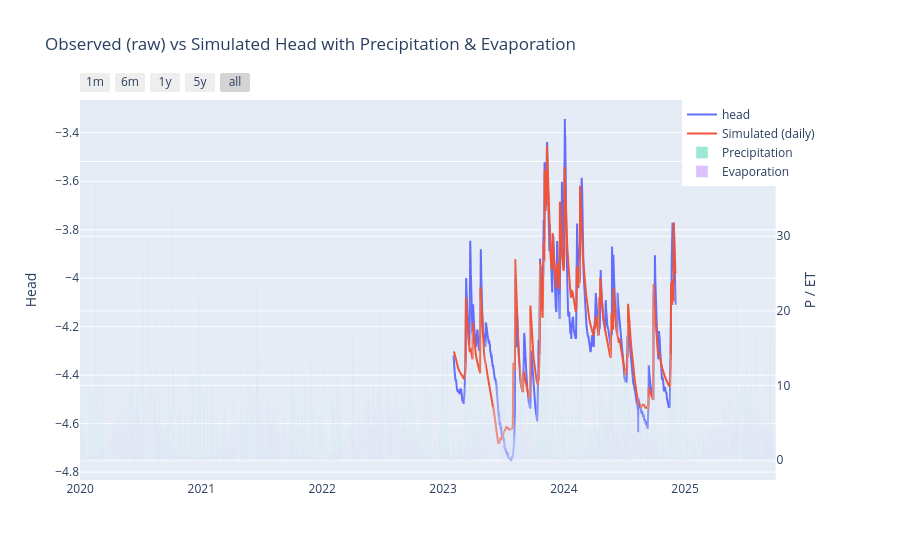

Write notebook code for a chart like this one.
### Code cell
import pandas as pd
import plotly.graph_objects as go
from plotly.subplots import make_subplots
# import plotly.io as pio
# pio.renderers.default = "browser"  # optional

# --- Prepare series -----------------------------------------------------------
# Observed (hourly/irregular) and simulated (daily)
#obs_raw = (df_head.select_dtypes("number").iloc[:, 0] if hasattr(df_head, "select_dtypes") else df_head).rename("Observed (raw)")
obs_raw = df_head
sim = simulated_series.rename("Simulated (daily)")

# Meteo (usually daily)
prec = df_prec.rename("Precipitation")
evap = df_evap.rename("Evaporation")

# Optional: drop completely empty rows to avoid warnings when plotting
# prec, evap = prec.dropna(), evap.dropna()
# obs_raw, sim = obs_raw.dropna(), sim.dropna()

# --- Build figure with secondary y-axis --------------------------------------
fig = make_subplots(specs=[[{"secondary_y": True}]])

# Heads (left y-axis)
fig.add_trace(go.Scatter(x=obs_raw.index, y=obs_raw.values, mode="lines", name=obs_raw.name), secondary_y=False)
fig.add_trace(go.Scatter(x=sim.index,     y=sim.values,     mode="lines", name=sim.name),     secondary_y=False)

# Meteo on secondary axis (right y-axis)
fig.add_trace(
    go.Bar(x=prec.index, y=prec.values, name=prec.name, opacity=0.4),
    secondary_y=True
)
fig.add_trace(
    go.Bar(x=evap.index, y=evap.values, name=evap.name, opacity=0.4),
    secondary_y=True
)

# --- Layout -------------------------------------------------------------------
fig.update_layout(
    title="Observed (raw) vs Simulated Head with Precipitation & Evaporation",
    hovermode="x unified",
    bargap=0.0,  # bars touch day-to-day
    xaxis=dict(
        type="date",
        rangeslider=dict(visible=False),
        rangeselector=dict(buttons=[
            dict(count=1,  label="1m", step="month", stepmode="backward"),
            dict(count=6,  label="6m", step="month", stepmode="backward"),
            dict(count=1,  label="1y", step="year",  stepmode="backward"),
            dict(count=5,  label="5y", step="year",  stepmode="backward"),
            dict(step="all"),
        ])
    ),
    legend=dict(x=1, y=1, xanchor="right", yanchor="top"),  # top-right
)

fig.update_yaxes(title_text="Head", secondary_y=False)
fig.update_yaxes(title_text="P / ET", secondary_y=True)

fig.show()

### Figure 1 — Plotly figure (JSON) as saved in the notebook; plotly's stock layout.template omitted (floating-point values rounded to 4 significant figures; data arrays with more than 128 entries replaced by an {"elided": "..."} marker saying what was removed)
{"data": [{"mode": "lines", "name": "head", "type": "scatter", "x": {"elided": "16102 str values"}, "xaxis": "x", "y": {"elided": "16102 float values"}, "yaxis": "y"}, {"mode": "lines", "name": "Simulated (daily)", "type": "scatter", "x": {"elided": "671 str values"}, "xaxis": "x", "y": {"elided": "671 float values"}, "yaxis": "y"}, {"name": "Precipitation", "opacity": 0.4, "type": "bar", "x": {"elided": "2101 str values"}, "xaxis": "x", "y": {"elided": "2101 float values"}, "yaxis": "y2"}, {"name": "Evaporation", "opacity": 0.4, "type": "bar", "x": {"elided": "2101 str values"}, "xaxis": "x", "y": {"elided": "2101 float values"}, "yaxis": "y2"}], "layout": {"bargap": 0, "hovermode": "x unified", "legend": {"x": 1, "xanchor": "right", "y": 1, "yanchor": "top"}, "title": {"text": "Observed (raw) vs Simulated Head with Precipitation & Evaporation"}, "xaxis": {"anchor": "y", "domain": [0, 0.94], "rangeselector": {"buttons": [{"count": 1, "label": "1m", "step": "month", "stepmode": "backward"}, {"count": 6, "label": "6m", "step": "month", "stepmode": "backward"}, {"count": 1, "label": "1y", "step": "year", "stepmode": "backward"}, {"count": 5, "label": "5y", "step": "year", "stepmode": "backward"}, {"step": "all"}]}, "rangeslider": {"visible": false}, "type": "date"}, "yaxis": {"anchor": "x", "domain": [0, 1], "title": {"text": "Head"}}, "yaxis2": {"anchor": "x", "overlaying": "y", "side": "right", "title": {"text": "P / ET"}}}}
